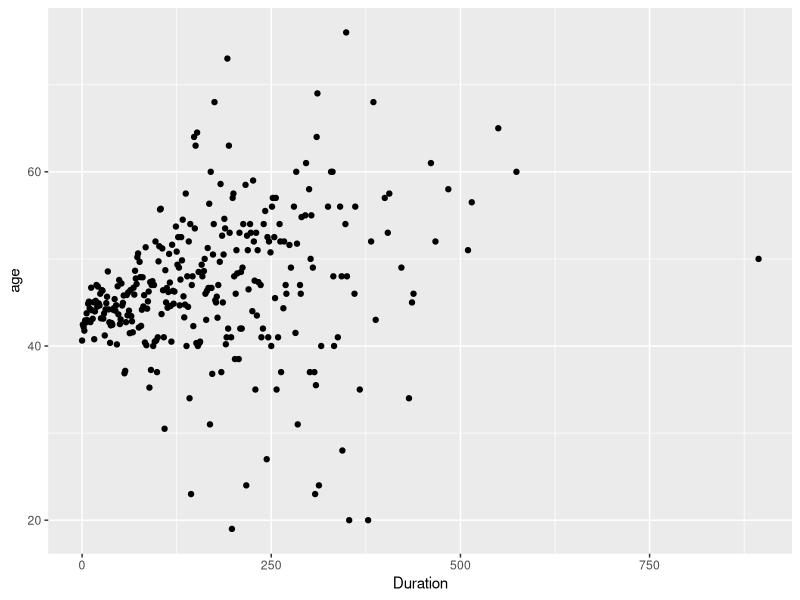
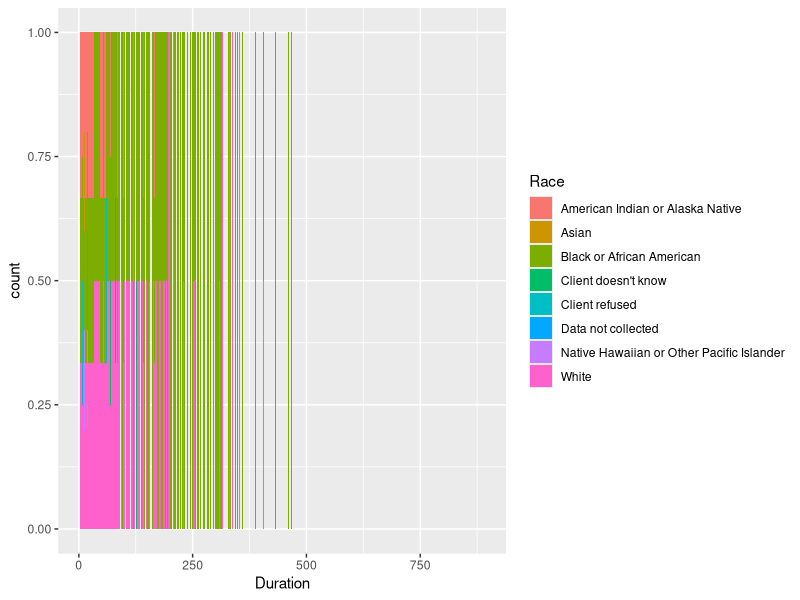
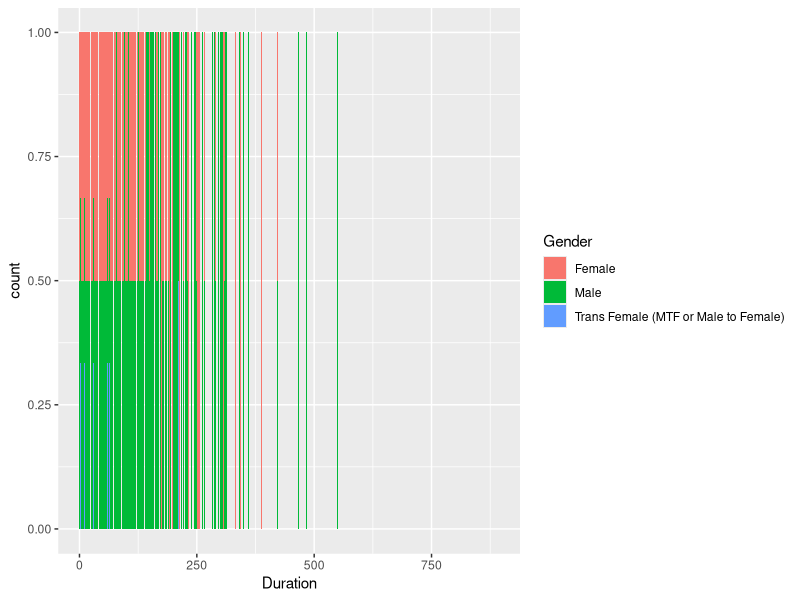
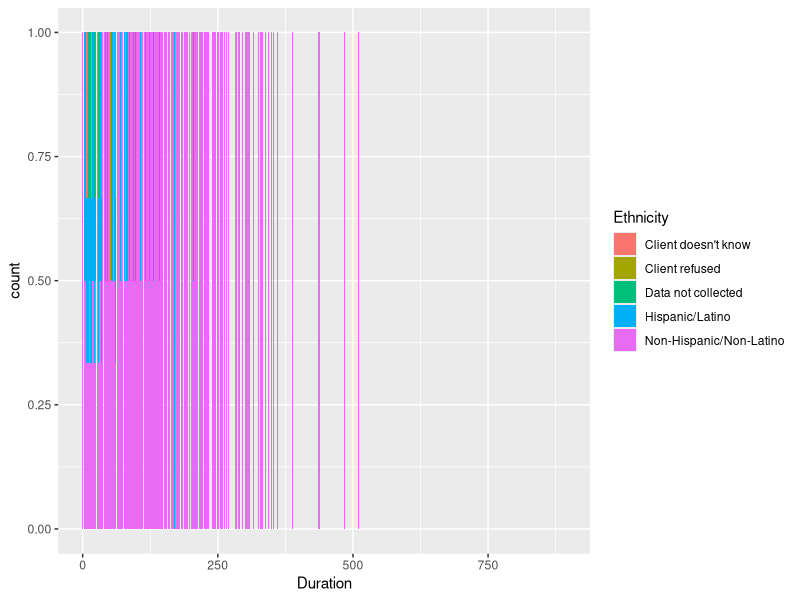
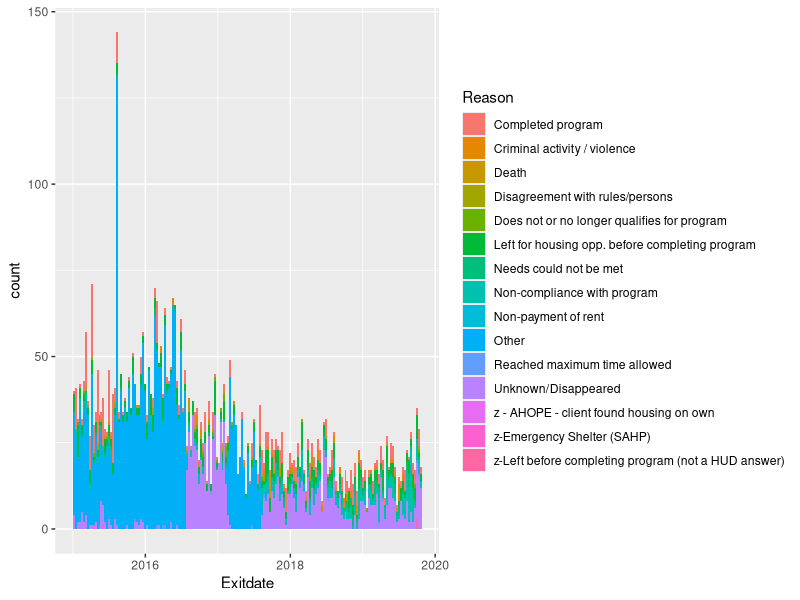
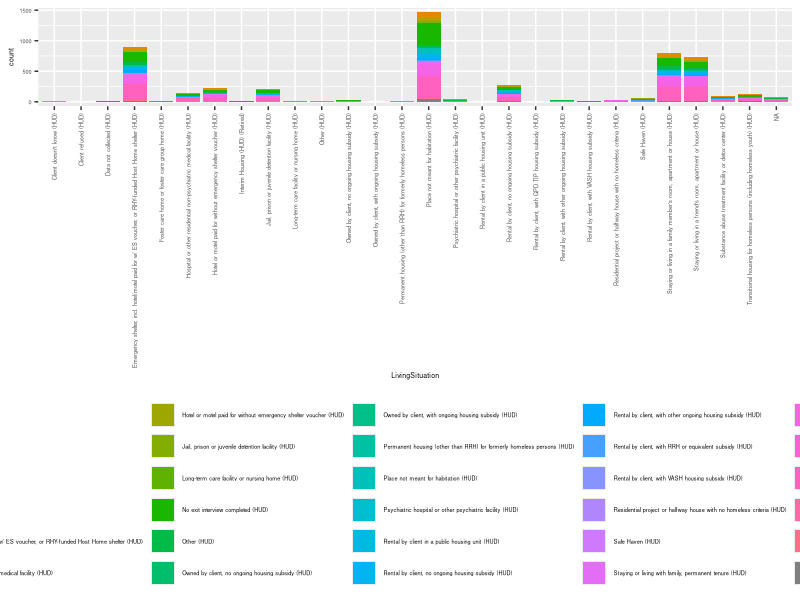

The R script that drew these images, in order:
## ---- chunk 1
library(ggplot2)
library(tidyverse)
library(dplyr)
data <- read_csv('../data/wrangle_data.csv') %>%
  select(-1)
## ---- chunk 2
# Wrangle the dataset group by Client while keeping other columns
client <- data %>%
  select(ClientID, Entrydate, Exitdate, Age_entry, Gender, Race, Ethnicity, Veteran) %>%
  mutate(Duration = as.Date(Exitdate,format="%m/%d/%Y") - as.Date(Entrydate,format="%m/%d/%Y")) %>%
  na.omit() %>%
  group_by(ClientID,Entrydate, Exitdate, Age_entry, Gender, Race, Ethnicity, Veteran) %>%
  summarise(Duration = sum(Duration))
# 1.age distribution with duration
age <- client[c('Duration','Age_entry','ClientID')] %>%
  group_by(Duration) %>%
  summarize(age = mean(Age_entry))
# plot
ggplot(age, aes(x=Duration,y=age)) +
  geom_point()
# 2.race distribution with duration
race <- client[c('Duration','Race')] %>%
  group_by(Duration,Race) %>%
  summarise(count = n())
# plot
ggplot(race, aes(x = Duration, fill=Race))+
  geom_bar(position = "fill")
# 3. gender distribution with duration
gender <- client[c('Duration','Gender')] %>%
  group_by(Duration,Gender) %>%
  summarise(count=n())
# plot
ggplot(gender, aes(x = Duration, fill = Gender)) +
  geom_bar(position = "fill")
# 4. ethnicity distribution with duration
ethnicity <- client[c('Duration','Ethnicity')] %>%
  group_by(Duration, Ethnicity) %>%
  summarise(count=n())
# plot
ggplot(ethnicity, aes(x = Duration, fill = Ethnicity)) + 
  geom_bar(position = "fill")
## ---- chunk 3
# Converting the datetime variable
exit <- data %>%
  select(Exitdate, ClientID, Reason)
exit$Exitdate <- as.Date(exit$Exitdate,format="%m/%d/%Y")
# Picking 10 days as break points
ggplot(exit, aes(x=Exitdate, fill = Reason)) + 
  geom_histogram(binwidth=10)
## ---- chunk 4
# Create a table by counts of these three variables
count <- data[c('Disability','HealthInsurance','ViolanceVictim')] %>% 
  gather(Category, Count) %>%
  table()
count
# Converting categorical data into numerical variable to do correlation matrix
data_new = drop_na(data)
data_new$HealthInsurance[data_new$HealthInsurance == 'Yes'] <- 1
data_new$HealthInsurance[data_new$HealthInsurance == 'No'] <- 0
data_new$HealthInsurance = as.numeric(data_new$HealthInsurance)
data_new$Disability[data_new$Disability == 'Yes'] <- 1
data_new$Disability[data_new$Disability == 'No'] <- 0
data_new$Disability = as.numeric(data_new$Disability)
data_new$ViolanceVictim[data_new$ViolanceVictim  == 'Yes'] <- 1
data_new$ViolanceVictim[data_new$ViolanceVictim == 'No']<- 0
data_new$ViolanceVictim = as.numeric(data_new$ViolanceVictim)

cor(na.omit(data_new[c('Disability','HealthInsurance','ViolanceVictim')]))
## ---- chunk 5
# Draw a histogram between living condition and destination
ggplot(data, aes(x=LivingSituation, fill = Destination)) + 
  geom_histogram(stat='count') + 
    theme(axis.text.x=element_text(angle=90, hjust=1, vjust=0.5),
        text=element_text(size=5),
        legend.position="bottom")
